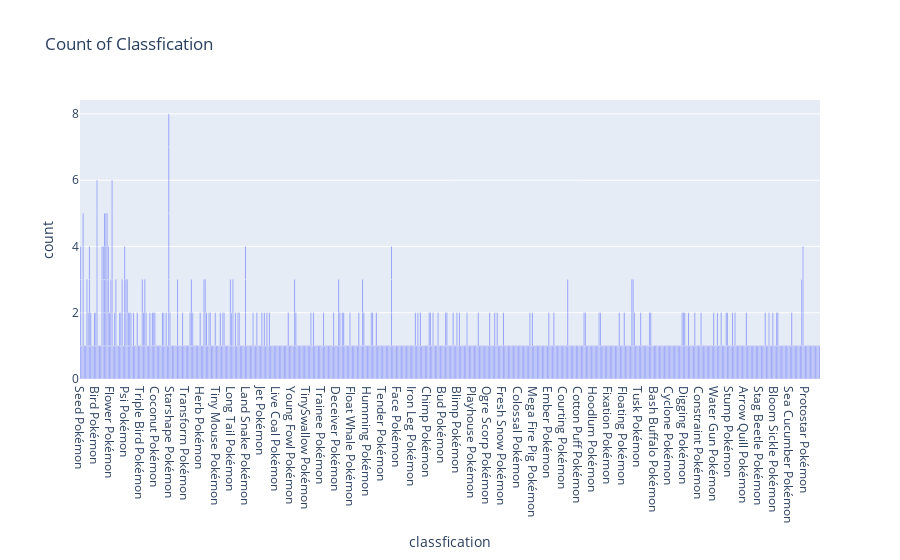

The cell this chart's notebook holds for it:
### Code cell
fig = px.bar(
    df,
    x="classfication",
    title="Count of Classfication",
)
fig.show()

### Figure 1 — Plotly figure (JSON) as saved in the notebook; plotly's stock layout.template omitted (floating-point values rounded to 4 significant figures; data arrays with more than 128 entries replaced by an {"elided": "..."} marker saying what was removed)
{"data": [{"alignmentgroup": "True", "hovertemplate": "classfication=%{x}<br>count=%{y}<extra></extra>", "legendgroup": "", "marker": {"color": "#636efa", "pattern": {"shape": ""}}, "name": "", "offsetgroup": "", "orientation": "v", "showlegend": false, "textposition": "auto", "type": "bar", "x": {"elided": "801 str values"}, "xaxis": "x", "y": {"elided": "801 int values"}, "yaxis": "y"}], "layout": {"barmode": "relative", "legend": {"tracegroupgap": 0}, "title": {"text": "Count of Classfication"}, "xaxis": {"anchor": "y", "domain": [0, 1], "title": {"text": "classfication"}}, "yaxis": {"anchor": "x", "domain": [0, 1], "title": {"text": "count"}}}}
